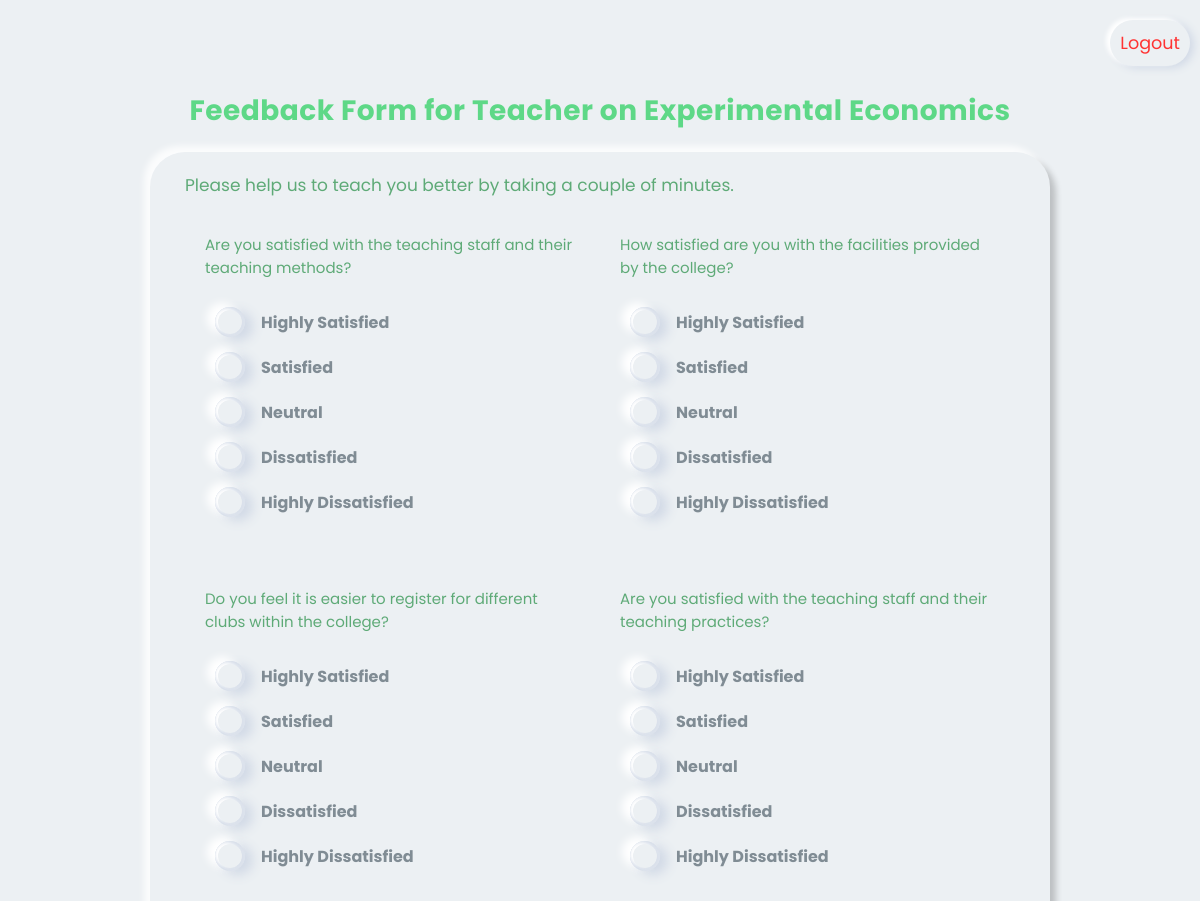
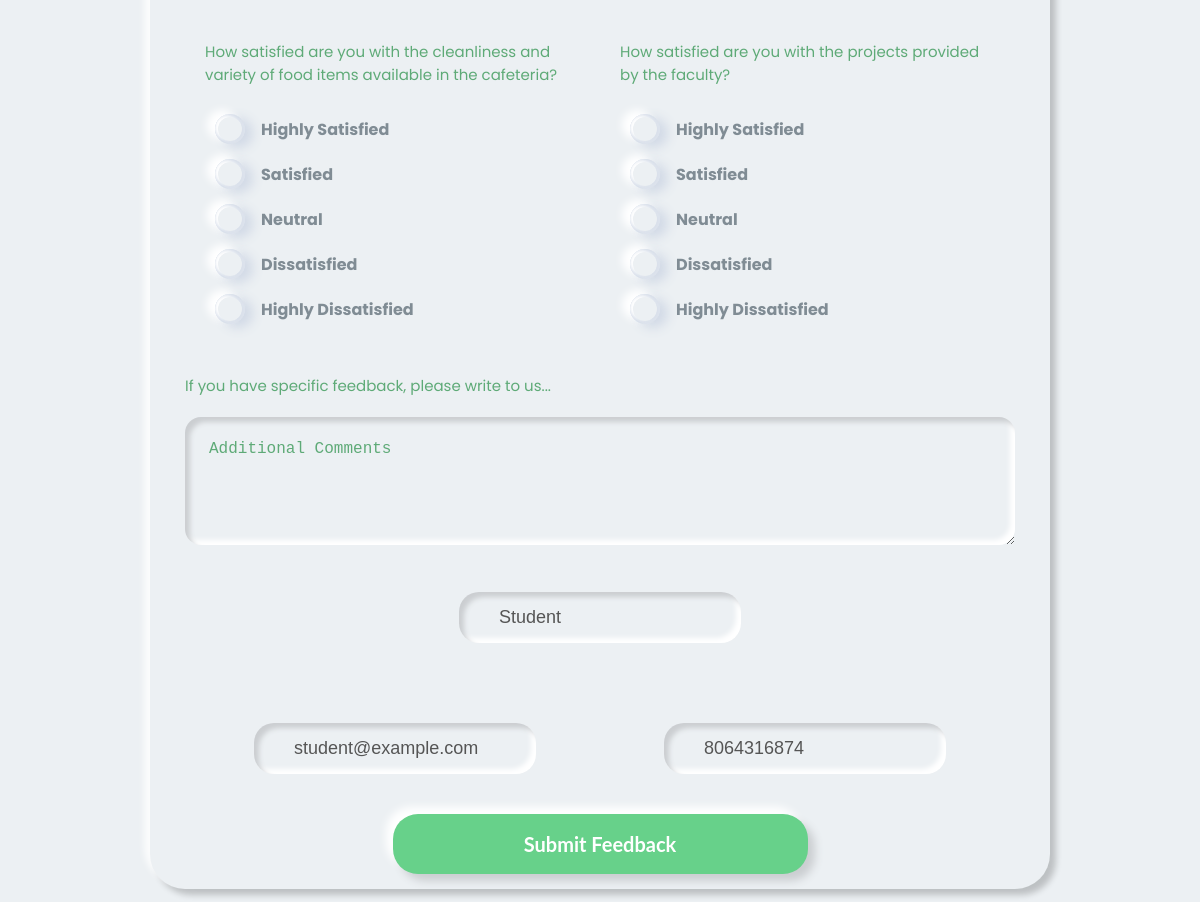
Page /feedback.php?sub_id=6 (signed in) on the committed database (2 pictures, top to bottom).
### tables this page shows
CREATE TABLE `teachers` (
  `t_id` int(11) NOT NULL,
  `t_name` varchar(255) NOT NULL,
  `t_email` varchar(255) NOT NULL,
  `t_password` varchar(255) NOT NULL,
  `t_phone` varchar(255) NOT NULL
);

CREATE TABLE `teacher_subjects` (
  `sub_id` int(11) NOT NULL,
  `t_id` int(11) NOT NULL,
  `branch` varchar(255) NOT NULL,
  `sub_year` varchar(255) NOT NULL,
  `sub_name` varchar(255) NOT NULL
);

CREATE TABLE `students` (
  `s_id` int(11) NOT NULL,
  `s_name` varchar(255) NOT NULL,
  `s_email` varchar(255) NOT NULL,
  `s_password` varchar(255) NOT NULL,
  `s_phone` varchar(255) NOT NULL,
  `s_branch` varchar(255) NOT NULL,
  `s_year` varchar(255) NOT NULL
);

### includes/session.php (called while the page is built, shortened)
<?php
include("connection.php");
$user_check = $_SESSION['student_login'];
$ses_sql = "select s_id, s_name, s_email, s_branch, s_year from students where s_email = '$user_check' ";
$ses_res = $conn->query($ses_sql);
$row = $ses_res->fetch_array(MYSQLI_ASSOC);
$login_session_id = (int)$row['s_id'];

### includes/feedback-functions.php (called while the page is built, shortened)
<?php
include('includes/session.php');

### feedback.php (the view, shortened to what this page needs)
<?php
include('includes/feedback-functions.php');
$sql = "SELECT t_name, sub_name
        FROM teachers
        INNER JOIN teacher_subjects
        ON teacher_subjects.sub_id = " . $_GET['sub_id'];
$result = $conn->query($sql);
$row = $result->fetch_array(MYSQLI_ASSOC);
$sql1 = "SELECT s_id,s_name,s_email,s_phone from students where s_id = $login_session_id";
$student_data_for_values = $conn->query($sql1);
$row_for_student = $student_data_for_values->fetch_array(MYSQLI_ASSOC);
?>
<!DOCTYPE html>
<html lang="en">
<head>
    <link rel="stylesheet" href="assets/css/style.css" />
</head>
<body class="d-flex-center">
    <a class="kt-logout" href="logout.php">Logout</a>
    <div class="kt-title">Feedback Form for <?= $row['t_name'] . " on " . $row['sub_name']; ?> </div>
    <form class="kt-div" action="feedback.php?sub_id=<?= $_GET['sub_id']; ?>" method="POST">
        <div class="kt-sub-title">
            Please help us to teach you better by taking a couple of minutes.
        </div>
        <div class="kt-questions">
            <div class="kt-question">
                <div class="kt-text">
                    Are you satisfied with the teaching staff and their teaching methods?
                </div>
                <div class="radiogroup">
                    <div class="wrapper">
                        <label class="label" for="a1">
                            <div class="indicator"></div>
                            <span class="text">Highly Satisfied</span>
                        </label>
                    </div>
                    <div class="wrapper">
                        <label class="label" for="b1">
                            <div class="indicator"></div>
                            <span class="text">Satisfied</span>
                        </label>
                    </div>
                    <div class="wrapper">
                        <label class="label" for="c1">
                            <div class="indicator"></div>
                            <span class="text">Neutral</span>
                        </label>
                    </div>
                    <div class="wrapper">
                        <label class="label" for="d1">
                            <div class="indicator"></div>
                            <span class="text">Dissatisfied</span>
                        </label>
                    </div>
                    <div class="wrapper">
                        <label class="label" for="e1">
                            <div class="indicator"></div>
                            <span class="text">Highly Dissatisfied</span>
                        </label>
                    </div>
                </div>
            </div>
            <div class="kt-question">
                <div class="kt-text">
                    How satisfied are you with the facilities provided by the college?
                </div>
                <div class="radiogroup">
                    <div class="wrapper">
                        <label class="label" for="a2">
                            <div class="indicator"></div>
                            <span class="text">Highly Satisfied</span>
                        </label>
                    </div>
                    <div class="wrapper">
                        <label class="label" for="b2">
                            <div class="indicator"></div>
                            <span class="text">Satisfied</span>
                        </label>
                    </div>
                    <div class="wrapper">
                        <label class="label" for="c2">
                            <div class="indicator"></div>
                            <span class="text">Neutral</span>
                        </label>
                    </div>
                    <div class="wrapper">
                        <label class="label" for="d2">
                            <div class="indicator"></div>
                            <span class="text">Dissatisfied</span>
                        </label>
                    </div>
                    <div class="wrapper">
                        <label class="label" for="e2">
                            <div class="indicator"></div>
                            <span class="text">Highly Dissatisfied</span>
                        </label>
                    </div>
                </div>
            </div>
        </div>
        <div class="kt-questions">
            <div class="kt-question">
                <div class="kt-text">
                    Do you feel it is easier to register for different clubs within the college?
                </div>
                <div class="radiogroup">
                    <div class="wrapper">
                        <label class="label" for="a3">
                            <div class="indicator"></div>
                            <span class="text">Highly Satisfied</span>
                        </label>
                    </div>
                    <div class="wrapper">
                        <label class="label" for="b3">
                            <div class="indicator"></div>
                            <span class="text">Satisfied</span>
                        </label>
                    </div>
                    <div class="wrapper">
                        <label class="label" for="c3">
                            <div class="indicator"></div>
                            <span class="text">Neutral</span>
                        </label>
                    </div>
                    <div class="wrapper">
                        <label class="label" for="d3">
                            <div class="indicator"></div>
                            <span class="text">Dissatisfied</span>
                        </label>
                    </div>
                    <div class="wrapper">
                        <label class="label" for="e3">
                            <div class="indicator"></div>
                            <span class="text">Highly Dissatisfied</span>
                        </label>
                    </div>
                </div>
            </div>
            <div class="kt-question">
                <div class="kt-text">
                    Are you satisfied with the teaching staff and their teaching practices?
                </div>
                <div class="radiogroup">
                    <div class="wrapper">
                        <label class="label" for="a4">
                            <div class="indicator"></div>
                            <span class="text">Highly Satisfied</span>
                        </label>
                    </div>
                    <div class="wrapper">
                        <label class="label" for="b4">
                            <div class="indicator"></div>
                            <span class="text">Satisfied</span>
                        </label>
                    </div>
                    <div class="wrapper">
                        <label class="label" for="c4">
                            <div class="indicator"></div>
                            <span class="text">Neutral</span>
                        </label>
                    </div>
                    <div class="wrapper">
                        <label class="label" for="d4">
                            <div class="indicator"></div>
                            <span class="text">Dissatisfied</span>
                        </label>
                    </div>
                    <div class="wrapper">
                        <label class="label" for="e4">
                            <div class="indicator"></div>
                            <span class="text">Highly Dissatisfied</span>
                        </label>
                    </div>
                </div>
            </div>
        </div>
        <div class="kt-questions">
            <div class="kt-question">
                <div class="kt-text">
                    How satisfied are you with the cleanliness and variety of food items available in the cafeteria?
                </div>
                <div class="radiogroup">
                    <div class="wrapper">
                        <label class="label" for="a5">
                            <div class="indicator"></div>
                            <span class="text">Highly Satisfied</span>
                        </label>
                    </div>
                    <div class="wrapper">
                        <label class="label" for="b5">
                            <div class="indicator"></div>
                            <span class="text">Satisfied</span>
                        </label>
                    </div>
                    <div class="wrapper">
                        <label class="label" for="c5">
                            <div class="indicator"></div>
                            <span class="text">Neutral</span>
                        </label>
                    </div>
                    <div class="wrapper">
                        <label class="label" for="d5">
                            <div class="indicator"></div>
                            <span class="text">Dissatisfied</span>
                        </label>
                    </div>
                    <div class="wrapper">
                        <label class="label" for="e5">
                            <div class="indicator"></div>
                            <span class="text">Highly Dissatisfied</span>
                        </label>
                    </div>
                </div>
            </div>
            <div class="kt-question">
                <div class="kt-text">
                    How satisfied are you with the projects provided by the faculty?
                </div>
                <div class="radiogroup">
                    <div class="wrapper">
                        <label class="label" for="a6">
                            <div class="indicator"></div>
                            <span class="text">Highly Satisfied</span>
                        </label>
                    </div>
                    <div class="wrapper">
                        <label class="label" for="b6">
                            <div class="indicator"></div>
                            <span class="text">Satisfied</span>
                        </label>
                    </div>
                    <div class="wrapper">
                        <label class="label" for="c6">
                            <div class="indicator"></div>
                            <span class="text">Neutral</span>
                        </label>
                    </div>
                    <div class="wrapper">
                        <label class="label" for="d6">
                            <div class="indicator"></div>
                            <span class="text">Dissatisfied</span>
                        </label>
                    </div>
                    <div class="wrapper">
                        <label class="label" for="e6">
                            <div class="indicator"></div>
                            <span class="text">Highly Dissatisfied</span>
                        </label>
                    </div>
                </div>
            </div>
        </div>
        <div class="kt-text">
            If you have specific feedback, please write to us...
        </div>
        <textarea name="comment" id="scomment" placeholder="Additional Comments"></textarea>
        <div class="kt-input-fields">
            <div class="kt-name">
                <input type="text" name="sname" value='<?= $row_for_student['s_name']; ?>' disabled />
            </div>
        </div>
        <div class="kt-input-fields">
            <div class="kt-email">
                <input type="email" name="semail" value='<?= $row_for_student['s_email']; ?>' disabled />
            </div>
            <div class="kt-mobile">
                <input type="text" name="sphone" value='<?= $row_for_student['s_phone']; ?>' disabled />
            </div>
        </div>
        <div class="kt-buttonWrapper">
            <button type="submit" name="submit_feedback" class="kt-button">Submit Feedback</button>
        </div>
    </form>
</body>
</html>

### assets/css/style.css (style rules this page uses)
* { margin: 0; padding: 0; box-sizing: border-box; }
body { padding: 20px 0; font-family: "Poppins", sans-serif; font-weight: 700; color: #555; background: #ecf0f3; }
.d-flex-center { display: flex; flex-direction: column; align-items: center; justify-content: center; }
.kt-div { width: 75%; padding: 20px 35px 15px 35px; margin-top: 20px; border-radius: 35px; background: #ecf0f3; box-shadow: -6px -6px 6px rgba(255, 255, 255, 0.8), 6px 6px 6px rgba(0, 0, 0, 0.2); }
.kt-title { font-size: 28px; padding-top: 24px; letter-spacing: 0.5px; color: #5ed887; }
.kt-sub-title { font-size: 17px; font-weight: normal; color: #5eaa77; }
.kt-text { font-size: 15px; font-weight: normal; padding-top: 15px; color: #5eaa77; }
.kt-questions { display: flex; justify-content: space-between; }
.kt-question { width: 50%; justify-self: start; padding: 20px; }
.kt-input-fields { width: 100%; padding: 20px 5px 20px 5px; display: flex; justify-content: space-around; }
.kt-input-fields input { border: none; outline: none; background: none; font-size: 18px; color: #555; padding: 15px 10px 15px 5px; }
.kt-email, .kt-name, .kt-mobile { margin: 20px; border-radius: 20px; box-shadow: inset 5px 5px 5px #cbced1, inset -5px -5px 5px #ffffff; }
.kt-buttonWrapper { width: 100%; display: flex; justify-content: center; }
.kt-button { outline: none; border: none; cursor: pointer; width: 50%; height: 60px; border-radius: 25px; font-size: 20px; font-weight: 700; font-family: "Lato", sans-serif; color: #fff; text-align: center; background: #67d18a; box-shadow: 7px 7px 8px #cbced1, -7px -7px 8px #ffffff; transition: 0.5s; }
.radiogroup { padding-left: 10px; padding-top: 20px; }
.wrapper { margin: 8px 0; }
.label { display: inline-flex; align-items: center; cursor: pointer; color: #394a56; }
.text { margin-left: 16px; opacity: 0.6; transition: opacity 0.2s linear, transform 0.2s ease-out; }
.indicator { position: relative; border-radius: 50%; height: 30px; width: 30px; box-shadow: -8px -4px 8px 0px #ffffff, 8px 4px 12px 0px #d1d9e6; background-color: #d1d9e6; overflow: hidden; }
.indicator::before, .indicator::after { content: ""; position: absolute; top: 10%; left: 10%; height: 80%; width: 80%; border-radius: 50%; }
.indicator::before { box-shadow: -4px -2px 4px 0px #d1d9e6, 4px 2px 8px 0px #fff; }
.indicator::after { background-color: #ecf0f3; box-shadow: -4px -2px 4px 0px #fff, 4px 2px 8px 0px #d1d9e6; transform: scale3d(1, 1, 1); transition: opacity 0.25s ease-in-out, transform 0.25s ease-in-out; }
textarea { -webkit-tap-highlight-color: transparent; width: 100%; min-height: 8rem; margin-top: 20px; padding: 1rem 1.5rem; font-size: 1rem; line-height: 2rem; font-weight: 300; background: #ffffff; border: none; border-radius: 1rem; outline: none; box-shadow: inset 5px 5px 5px #cbced1, inset -5px -5px 5px #ffffff; resize: vertical; transition: ease 0.2s; }
textarea::placeholder { color: #5eaa77; font-size: large; }
.kt-logout { align-self: flex-end; text-decoration: none; padding: 10px; margin: 0 10px; font-size: 1.1em; border-radius: 40px; border-style: none; color: #ff3333; font-weight: normal; background-color: #ecf0f3; box-shadow: -4px -2px 4px 0px #fff, 4px 2px 8px 0px #d1d9e6; }

### rows in the picture
teachers: t_name "Teacher"
teacher_subjects: sub_name "Experimental Economics"
students: sname "Student", semail "student@example.com", sphone "8064316874"
